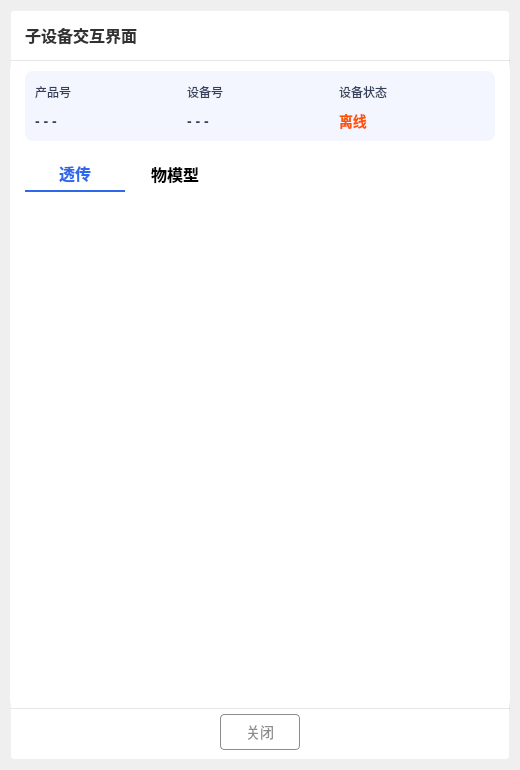
<?xml version="1.0" encoding="UTF-8"?>
<ui version="4.0">
 <class>subDevComm</class>
 <widget class="QWidget" name="subDevComm">
  <property name="geometry">
   <rect>
    <x>0</x>
    <y>0</y>
    <width>520</width>
    <height>770</height>
   </rect>
  </property>
  <property name="windowTitle">
   <string>Form</string>
  </property>
  <layout class="QVBoxLayout" name="verticalLayout">
   <property name="leftMargin">
    <number>10</number>
   </property>
   <property name="topMargin">
    <number>10</number>
   </property>
   <property name="rightMargin">
    <number>10</number>
   </property>
   <property name="bottomMargin">
    <number>10</number>
   </property>
   <item>
    <widget class="QWidget" name="widget" native="true">
     <property name="minimumSize">
      <size>
       <width>500</width>
       <height>750</height>
      </size>
     </property>
     <property name="baseSize">
      <size>
       <width>500</width>
       <height>750</height>
      </size>
     </property>
     <property name="styleSheet">
      <string notr="true">#widget{
background-color: rgb(255, 255, 255);
border-style:solid;
border-width:1px;
border-color:rgb(240,240,240);
border-radius:4px;
}
QScrollBar:vertical{ 
    width:8px;  
    border-style:flat;
    border-radius: 4px;
    border:0px;
    background: rgb(255, 255, 255);
} 
QScrollBar::handle:vertical{ 
    background: rgb(230, 230, 230);
    border-radius: 4px;
    width:8px; 
    min-height:50px; 
    border-style:flat;
}
QScrollBar::handle:vertical::hover{ 
    background: rgb(200, 200, 200);
    border-radius: 4px;
    width:8px; 
}
QScrollBar::handle:vertical::pressed{ 
    background: rgb(200, 200, 200);
    border-radius:4px;
    width:8px; 
}
QScrollBar::sub-page:vertical {
     background: rgb(255, 255, 255);
border-style:flat;
}
QScrollBar::add-page:vertical {
     background: rgb(255, 255, 255);
border-style:flat;
}
QScrollBar::add-line:vertical{
     background: rgb(255, 255, 255);
}
QScrollBar::sub-line:vertical {
     background: rgb(255, 255, 255);
}
QScrollBar:horizontal{ 
    height:8px;  
    border-style:flat;
    border-radius: 4px;
    border:0px;
    background: rgb(255, 255, 255);
} 
QScrollBar::handle:horizontal{ 
    background: rgb(230, 230, 230);
    border-radius: 4px;
    height:8px; 
    min-width:50px; 
    border-style:flat;
}
QScrollBar::handle:horizontal::hover{ 
    background: rgb(200, 200, 200);
    border-radius: 4px;
    height:8px; 
}
QScrollBar::handle:horizontal::pressed{ 
    background: rgb(200, 200, 200);
    border-radius:4px;
    height:8px; 
}
QScrollBar::sub-page:horizontal {
     background: rgb(255, 255, 255);
    border-style:flat;
}
QScrollBar::add-page:horizontal {
     background: rgb(255, 255, 255);
    border-style:flat;
}
QScrollBar::sub-line:horizontal {
     background: rgb(255, 255, 255);
}
QScrollBar::add-line:horizontal{
     background: rgb(255, 255, 255);
}</string>
     </property>
     <layout class="QVBoxLayout" name="verticalLayout_2">
      <property name="spacing">
       <number>0</number>
      </property>
      <property name="leftMargin">
       <number>0</number>
      </property>
      <property name="topMargin">
       <number>0</number>
      </property>
      <property name="rightMargin">
       <number>0</number>
      </property>
      <property name="bottomMargin">
       <number>0</number>
      </property>
      <item>
       <widget class="QWidget" name="widget_windowTitle" native="true">
        <property name="minimumSize">
         <size>
          <width>0</width>
          <height>50</height>
         </size>
        </property>
        <property name="maximumSize">
         <size>
          <width>16777215</width>
          <height>50</height>
         </size>
        </property>
        <property name="styleSheet">
         <string notr="true">background: transparent; </string>
        </property>
        <layout class="QHBoxLayout" name="horizontalLayout_5" stretch="0,0,1">
         <property name="spacing">
          <number>0</number>
         </property>
         <property name="leftMargin">
          <number>15</number>
         </property>
         <property name="topMargin">
          <number>0</number>
         </property>
         <property name="rightMargin">
          <number>5</number>
         </property>
         <property name="bottomMargin">
          <number>0</number>
         </property>
         <item>
          <layout class="QHBoxLayout" name="horizontalLayout_6">
           <item>
            <widget class="QLabel" name="label_windowTitle">
             <property name="toolTip">
              <string/>
             </property>
             <property name="styleSheet">
              <string notr="true">font-weight:bold;
font-size:16px;
color: rgb(50, 50, 50);
</string>
             </property>
             <property name="text">
              <string>子设备交互界面</string>
             </property>
            </widget>
           </item>
          </layout>
         </item>
         <item>
          <spacer name="horizontalSpacer_2">
           <property name="orientation">
            <enum>Qt::Horizontal</enum>
           </property>
           <property name="sizeType">
            <enum>QSizePolicy::Maximum</enum>
           </property>
           <property name="sizeHint" stdset="0">
            <size>
             <width>623</width>
             <height>20</height>
            </size>
           </property>
          </spacer>
         </item>
         <item>
          <layout class="QHBoxLayout" name="horizontalLayout">
           <property name="spacing">
            <number>0</number>
           </property>
           <item>
            <widget class="QPushButton" name="pushButton_Minimize">
             <property name="minimumSize">
              <size>
               <width>30</width>
               <height>30</height>
              </size>
             </property>
             <property name="maximumSize">
              <size>
               <width>30</width>
               <height>30</height>
              </size>
             </property>
             <property name="styleSheet">
              <string notr="true">QPushButton:hover { 
background-color: rgb(220, 220, 220); 
}
QPushButton { 
image: url(:/png/Minimize.png);
border-width:0;
border-style:outset;
background-color:transparent;
border-radius:2px;
}
</string>
             </property>
             <property name="text">
              <string/>
             </property>
            </widget>
           </item>
           <item>
            <widget class="QPushButton" name="pushButton_Maximize">
             <property name="minimumSize">
              <size>
               <width>30</width>
               <height>30</height>
              </size>
             </property>
             <property name="maximumSize">
              <size>
               <width>30</width>
               <height>30</height>
              </size>
             </property>
             <property name="styleSheet">
              <string notr="true">QPushButton:hover { 
background-color: rgb(220, 220, 220); 
}
QPushButton { 
image: url(:/png/MaximizeOff.png);
border-width:0;
border-style:outset;
background-color:transparent;
border-radius:2px;
}</string>
             </property>
             <property name="text">
              <string/>
             </property>
            </widget>
           </item>
           <item>
            <widget class="QPushButton" name="pushButton_close">
             <property name="minimumSize">
              <size>
               <width>30</width>
               <height>30</height>
              </size>
             </property>
             <property name="maximumSize">
              <size>
               <width>30</width>
               <height>30</height>
              </size>
             </property>
             <property name="styleSheet">
              <string notr="true">QPushButton:hover { 
background-color:rgb(242, 113, 113); 
image: url(:/png/closeW.png)15 0 0 0;
}
QPushButton { 
image: url(:/png/close.png)15 0 0 0;
border-width:0;
border-style:outset;
background-color:transparent;
border-radius:2px;
}
</string>
             </property>
             <property name="text">
              <string/>
             </property>
            </widget>
           </item>
          </layout>
         </item>
        </layout>
       </widget>
      </item>
      <item>
       <widget class="Line" name="line">
        <property name="minimumSize">
         <size>
          <width>0</width>
          <height>1</height>
         </size>
        </property>
        <property name="maximumSize">
         <size>
          <width>16777215</width>
          <height>1</height>
         </size>
        </property>
        <property name="styleSheet">
         <string notr="true">background-color: rgb(200, 200, 200);</string>
        </property>
        <property name="orientation">
         <enum>Qt::Horizontal</enum>
        </property>
       </widget>
      </item>
      <item>
       <widget class="QWidget" name="widget_2" native="true">
        <property name="styleSheet">
         <string notr="true">background-color: rgb(255, 255, 255);
border-radius:8px;</string>
        </property>
        <layout class="QVBoxLayout" name="verticalLayout_9">
         <property name="spacing">
          <number>10</number>
         </property>
         <property name="leftMargin">
          <number>15</number>
         </property>
         <property name="topMargin">
          <number>10</number>
         </property>
         <property name="rightMargin">
          <number>15</number>
         </property>
         <property name="bottomMargin">
          <number>5</number>
         </property>
         <item>
          <widget class="QWidget" name="widget_info" native="true">
           <property name="minimumSize">
            <size>
             <width>0</width>
             <height>70</height>
            </size>
           </property>
           <property name="maximumSize">
            <size>
             <width>16777215</width>
             <height>70</height>
            </size>
           </property>
           <property name="styleSheet">
            <string notr="true">background-color: rgba(243, 246, 254, 1);
border-radius:8px;
</string>
           </property>
           <layout class="QHBoxLayout" name="horizontalLayout_2">
            <property name="leftMargin">
             <number>10</number>
            </property>
            <property name="rightMargin">
             <number>10</number>
            </property>
            <item>
             <layout class="QVBoxLayout" name="verticalLayout_8">
              <item>
               <widget class="QLabel" name="label">
                <property name="styleSheet">
                 <string notr="true">color: rgb(54, 65, 89);
font-size:12px;

</string>
                </property>
                <property name="text">
                 <string>产品号</string>
                </property>
               </widget>
              </item>
              <item>
               <widget class="QLabel" name="label_pk">
                <property name="minimumSize">
                 <size>
                  <width>0</width>
                  <height>0</height>
                 </size>
                </property>
                <property name="maximumSize">
                 <size>
                  <width>16777215</width>
                  <height>16777215</height>
                 </size>
                </property>
                <property name="styleSheet">
                 <string notr="true">color: rgb(54, 65, 89);
font-size:14px;
font-weight:bold;

</string>
                </property>
                <property name="text">
                 <string>- - -</string>
                </property>
               </widget>
              </item>
             </layout>
            </item>
            <item>
             <layout class="QVBoxLayout" name="verticalLayout_7">
              <item>
               <widget class="QLabel" name="label_2">
                <property name="styleSheet">
                 <string notr="true">color: rgb(54, 65, 89);
font-size:12px;

</string>
                </property>
                <property name="text">
                 <string>设备号</string>
                </property>
               </widget>
              </item>
              <item>
               <widget class="QLabel" name="label_dk">
                <property name="minimumSize">
                 <size>
                  <width>0</width>
                  <height>0</height>
                 </size>
                </property>
                <property name="maximumSize">
                 <size>
                  <width>16777215</width>
                  <height>16777215</height>
                 </size>
                </property>
                <property name="styleSheet">
                 <string notr="true">color: rgb(54, 65, 89);
font-size:14px;
font-weight:bold;

</string>
                </property>
                <property name="text">
                 <string>- - -</string>
                </property>
               </widget>
              </item>
             </layout>
            </item>
            <item>
             <layout class="QVBoxLayout" name="verticalLayout_6">
              <item>
               <widget class="QLabel" name="label_3">
                <property name="styleSheet">
                 <string notr="true">color: rgb(54, 65, 89);
font-size:12px;

</string>
                </property>
                <property name="text">
                 <string>设备状态</string>
                </property>
               </widget>
              </item>
              <item>
               <widget class="QLabel" name="label_status">
                <property name="minimumSize">
                 <size>
                  <width>0</width>
                  <height>0</height>
                 </size>
                </property>
                <property name="maximumSize">
                 <size>
                  <width>16777215</width>
                  <height>16777215</height>
                 </size>
                </property>
                <property name="styleSheet">
                 <string notr="true">color: rgb(255, 85, 0);
font-size:14px;
font-weight:bold;

</string>
                </property>
                <property name="text">
                 <string>离线</string>
                </property>
               </widget>
              </item>
             </layout>
            </item>
           </layout>
          </widget>
         </item>
         <item>
          <widget class="QWidget" name="widget_4" native="true">
           <layout class="QVBoxLayout" name="verticalLayout_3">
            <property name="spacing">
             <number>10</number>
            </property>
            <property name="leftMargin">
             <number>0</number>
            </property>
            <property name="topMargin">
             <number>5</number>
            </property>
            <property name="rightMargin">
             <number>0</number>
            </property>
            <property name="bottomMargin">
             <number>0</number>
            </property>
            <item>
             <layout class="QHBoxLayout" name="horizontalLayout_4">
              <property name="spacing">
               <number>0</number>
              </property>
              <property name="leftMargin">
               <number>0</number>
              </property>
              <property name="rightMargin">
               <number>0</number>
              </property>
              <item>
               <widget class="QPushButton" name="pushButton_pass">
                <property name="minimumSize">
                 <size>
                  <width>100</width>
                  <height>36</height>
                 </size>
                </property>
                <property name="maximumSize">
                 <size>
                  <width>16777215</width>
                  <height>36</height>
                 </size>
                </property>
                <property name="styleSheet">
                 <string notr="true">#pushButton_pass{
font-size:16px;
font-weight:bold;
}
QPushButton:pressed{
color: rgb(0, 0, 0);
font-size:16px;
border-radius:0px;
}
QPushButton:checked
{
color: rgb(47, 105, 235);
font-weight:bold;
font-size:16px;
border-radius:0px;
border-bottom-style:solid;
border-bottom-width:2px;
}</string>
                </property>
                <property name="text">
                 <string>透传</string>
                </property>
                <property name="checkable">
                 <bool>true</bool>
                </property>
                <property name="checked">
                 <bool>true</bool>
                </property>
                <property name="autoRepeat">
                 <bool>false</bool>
                </property>
                <property name="autoExclusive">
                 <bool>true</bool>
                </property>
               </widget>
              </item>
              <item>
               <widget class="QPushButton" name="pushButton_model">
                <property name="minimumSize">
                 <size>
                  <width>100</width>
                  <height>36</height>
                 </size>
                </property>
                <property name="maximumSize">
                 <size>
                  <width>16777215</width>
                  <height>36</height>
                 </size>
                </property>
                <property name="styleSheet">
                 <string notr="true">#pushButton_model{
font-size:16px;
font-weight:bold;
}
QPushButton:pressed{
color: rgb(0, 0, 0);
font-size:16px;
border-radius:0px;
}
QPushButton:checked
{
color: rgb(47, 105, 235);
font-weight:bold;
font-size:16px;
border-radius:0px;
border-bottom-style:solid;
border-bottom-width:2px;
}
QPushButton:disabled
{
color: rgb(180, 180, 180);
font-weight:bold;
font-size:16px;
background-color: rgb(240, 240, 240);
border-radius:0px;
}</string>
                </property>
                <property name="text">
                 <string>物模型</string>
                </property>
                <property name="checkable">
                 <bool>true</bool>
                </property>
                <property name="autoExclusive">
                 <bool>true</bool>
                </property>
               </widget>
              </item>
              <item>
               <spacer name="horizontalSpacer">
                <property name="orientation">
                 <enum>Qt::Horizontal</enum>
                </property>
                <property name="sizeHint" stdset="0">
                 <size>
                  <width>40</width>
                  <height>20</height>
                 </size>
                </property>
               </spacer>
              </item>
             </layout>
            </item>
           </layout>
          </widget>
         </item>
         <item>
          <widget class="QStackedWidget" name="tabWidget">
           <widget class="QWidget" name="tab_sudDev_pass">
            <layout class="QVBoxLayout" name="verticalLayout_4">
             <property name="leftMargin">
              <number>0</number>
             </property>
             <property name="topMargin">
              <number>0</number>
             </property>
             <property name="rightMargin">
              <number>0</number>
             </property>
             <property name="bottomMargin">
              <number>0</number>
             </property>
             <item>
              <widget class="QScrollArea" name="scrollArea_pass">
               <property name="widgetResizable">
                <bool>true</bool>
               </property>
               <widget class="QWidget" name="tab_sudDev_passData">
                <property name="geometry">
                 <rect>
                  <x>0</x>
                  <y>0</y>
                  <width>470</width>
                  <height>499</height>
                 </rect>
                </property>
                <property name="styleSheet">
                 <string notr="true">#tab_sudDev_passData_{
border-style:solid;
border-width:1px;
border-color:rgb(240, 240, 240);
border-radius:4px;
}
</string>
                </property>
               </widget>
              </widget>
             </item>
            </layout>
           </widget>
           <widget class="QWidget" name="tab_sudDev_module">
            <layout class="QVBoxLayout" name="verticalLayout_5">
             <property name="leftMargin">
              <number>0</number>
             </property>
             <property name="topMargin">
              <number>0</number>
             </property>
             <property name="rightMargin">
              <number>0</number>
             </property>
             <property name="bottomMargin">
              <number>0</number>
             </property>
             <item>
              <widget class="QScrollArea" name="scrollArea_mode">
               <property name="widgetResizable">
                <bool>true</bool>
               </property>
               <widget class="QWidget" name="tab_sudDev_moduleData">
                <property name="geometry">
                 <rect>
                  <x>0</x>
                  <y>0</y>
                  <width>100</width>
                  <height>30</height>
                 </rect>
                </property>
                <property name="styleSheet">
                 <string notr="true">#tab_sudDev_moduleData_{
border-style:solid;
border-width:1px;
border-color:rgb(240, 240, 240);
border-radius:4px;
}
</string>
                </property>
               </widget>
              </widget>
             </item>
            </layout>
           </widget>
          </widget>
         </item>
        </layout>
       </widget>
      </item>
      <item>
       <widget class="Line" name="line_2">
        <property name="minimumSize">
         <size>
          <width>0</width>
          <height>1</height>
         </size>
        </property>
        <property name="maximumSize">
         <size>
          <width>16777215</width>
          <height>1</height>
         </size>
        </property>
        <property name="styleSheet">
         <string notr="true">background-color: rgb(200, 200, 200);</string>
        </property>
        <property name="orientation">
         <enum>Qt::Horizontal</enum>
        </property>
       </widget>
      </item>
      <item>
       <layout class="QHBoxLayout" name="horizontalLayout_3">
        <property name="leftMargin">
         <number>0</number>
        </property>
        <property name="topMargin">
         <number>5</number>
        </property>
        <property name="rightMargin">
         <number>0</number>
        </property>
        <property name="bottomMargin">
         <number>10</number>
        </property>
        <item>
         <spacer name="horizontalSpacer_3">
          <property name="orientation">
           <enum>Qt::Horizontal</enum>
          </property>
          <property name="sizeHint" stdset="0">
           <size>
            <width>40</width>
            <height>20</height>
           </size>
          </property>
         </spacer>
        </item>
        <item>
         <widget class="QPushButton" name="pushButton_close_2">
          <property name="minimumSize">
           <size>
            <width>80</width>
            <height>36</height>
           </size>
          </property>
          <property name="maximumSize">
           <size>
            <width>16777215</width>
            <height>36</height>
           </size>
          </property>
          <property name="styleSheet">
           <string notr="true">color: rgb(140,140,140);
font-size:14px;
border-style:solid;
border-width:1px;
border-color:rgb(140,140,140);
border-radius:4px;</string>
          </property>
          <property name="text">
           <string>关闭</string>
          </property>
         </widget>
        </item>
        <item>
         <spacer name="horizontalSpacer_4">
          <property name="orientation">
           <enum>Qt::Horizontal</enum>
          </property>
          <property name="sizeHint" stdset="0">
           <size>
            <width>40</width>
            <height>20</height>
           </size>
          </property>
         </spacer>
        </item>
       </layout>
      </item>
     </layout>
    </widget>
   </item>
  </layout>
 </widget>
 <resources/>
 <connections/>
</ui>
